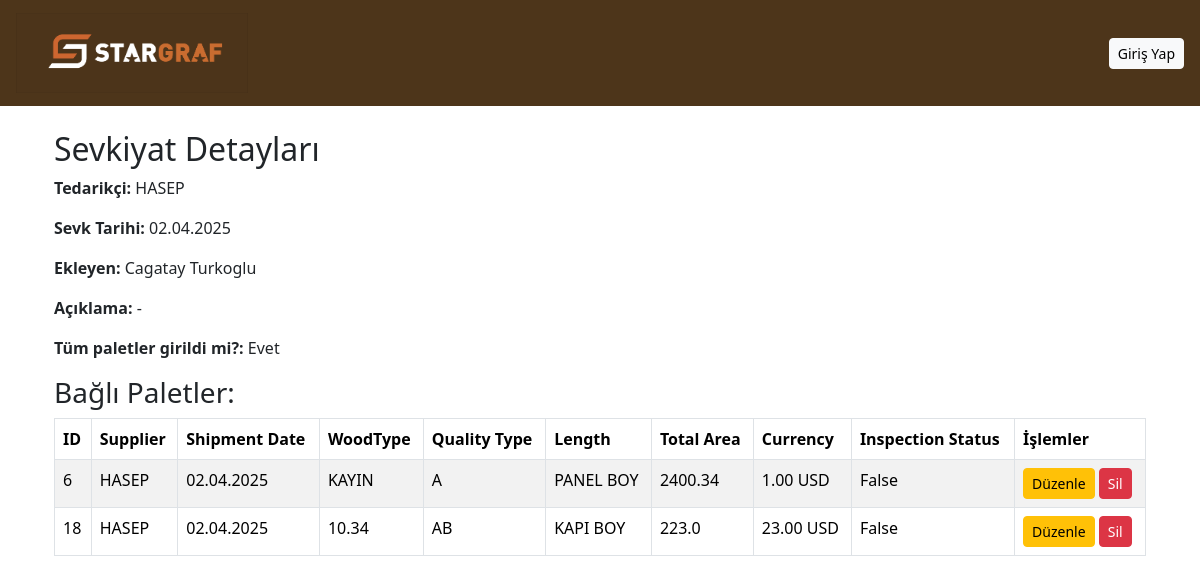
/shipment/4/, run on the app's committed database.
### core/models.py (models this page shows, shortened)
class Shipment(models.Model):
    supplier = models.ForeignKey(Supplier, on_delete=models.CASCADE, related_name="shipments", verbose_name="Tedarikçi")
    date = models.DateField(verbose_name="Tarih")
    note = models.TextField(blank=True, null=True, verbose_name="Açıklama")
    created_by = models.ForeignKey(User, on_delete=models.SET_NULL, null=True, related_name="created_shipments")
    created_at = models.DateTimeField(auto_now_add=True)
    updated_by = models.ForeignKey(User, on_delete=models.SET_NULL, null=True, related_name="updated_shipments")
    updated_at = models.DateTimeField(auto_now=True)
    is_filled = models.BooleanField(default=False, verbose_name="Tüm paletler girildi mi?")

class Supplier(models.Model):
    name = models.CharField(max_length=100, verbose_name="Tedarikçi Adı")
    country = models.CharField(max_length=100, blank=True, verbose_name="Ülke")
    phone = models.CharField(max_length=20, null=True, blank=True, verbose_name="Telefon")
    email = models.EmailField(blank=True, null=True, verbose_name="E-posta")
    note = models.TextField(blank=True, null=True, verbose_name="Not")
    created_by = models.ForeignKey(User, on_delete=models.SET_NULL, null=True, related_name="created_suppliers")
    created_at = models.DateTimeField(auto_now_add=True)
    updated_by = models.ForeignKey(User, on_delete=models.SET_NULL, null=True, related_name="updated_suppliers")
    updated_at = models.DateTimeField(auto_now=True)
    def __str__(self):
        return self.name

class Pallet(models.Model):
    shipment = models.ForeignKey("Shipment", on_delete=models.CASCADE, related_name="pallets", verbose_name="Sevkiyat")
    wood_type = models.ForeignKey("WoodType", on_delete=models.CASCADE, verbose_name="Ahşap Türü")
    supplier_quality_type = models.ForeignKey("SupplierQualityType", on_delete=models.SET_NULL, null=True, blank=True, verbose_name="Tedarikçi Kalitesi")
    length_group = models.ForeignKey("LengthGroup", on_delete=models.SET_NULL, null=True, blank=True, verbose_name="Uzunluk Grubu")
    barcode = models.CharField(max_length=100, unique=True)
    total_area = models.FloatField(verbose_name="Toplam Alan (m²)")
    unit_price = models.DecimalField(max_digits=10, decimal_places=2, verbose_name="Birim Fiyat")
    vat_rate = models.DecimalField(max_digits=5, decimal_places=2, verbose_name="KDV Oranı (%)")
    CURRENCY_CHOICES = [
        ('TRY', '₺ Türk Lirası'),
        ('USD', '$ Amerikan Doları'),
        ('EUR', '€ Euro'),
    ]
    currency = models.CharField(
        max_length=3,
        choices=CURRENCY_CHOICES,
        default='TRY',
        verbose_name="Para Birimi"
    )
    total_vat = models.DecimalField(max_digits=10, decimal_places=2, editable=False)
    total_price = models.DecimalField(max_digits=10, decimal_places=2, editable=False)
    total_price_with_vat = models.DecimalField(max_digits=10, decimal_places=2, editable=False)
    created_by = models.ForeignKey(User, on_delete=models.SET_NULL, null=True, related_name="created_pallets")
    created_at = models.DateTimeField(auto_now_add=True)
    inspected_by = models.ForeignKey(User, on_delete=models.SET_NULL, null=True, blank=True, related_name="inspected_pallets")
    inspected_at = models.DateTimeField(null=True, blank=True)
    updated_by = models.ForeignKey(User, on_delete=models.SET_NULL, null=True, related_name="updated_pallets")
    updated_at = models.DateTimeField(auto_now=True)
    is_inspected = models.BooleanField(default=False, verbose_name="Denetim Durumu")

class WoodType(models.Model):
    TYPE_CHOICES = [
        ('dogal', 'Doğal'),
        ('yapay', 'Yapay'),
    ]
    name = models.CharField(max_length=100, unique=True)
    wood_category = models.CharField(max_length=10, choices=TYPE_CHOICES, default='dogal')
    def __str__(self):
        return self.name

class SupplierQualityType(models.Model):
    name = models.CharField(max_length=50, unique=True)
    def __str__(self):
        return self.name

class LengthGroup(models.Model):
    name = models.CharField(max_length=50, unique=True)
    nominal_length = models.FloatField(help_text="Hesaplama için nominal uzunluk (cm)")
    is_dynamic_length = models.BooleanField(default=False, help_text="Kısa parça mı?")
    def __str__(self):
        return self.name

### core/views.py (the view)
# urls.py: path('shipment/<int:pk>/', views.ShipmentDetailView.as_view(), name='shipment_detail'),
class ShipmentDetailView(DetailView):
    model = Shipment
    template_name = 'core/shipment_detail.html'
    context_object_name = 'shipment'
    ordering = ['-id']
    def get_context_data(self, **kwargs):
        context = super().get_context_data(**kwargs)
        context['pallets'] = self.object.pallets.all()  # Sevkiyata bağlı paletler
        return context

### core/templates/core/shipment_detail.html
{% extends 'base.html' %}
{% block content %}
    <div class="container mt-4">
        <h2>Sevkiyat Detayları</h2>
        <p><strong>Tedarikçi:</strong> {{ shipment.supplier.name }}</p>
        <p><strong>Sevk Tarihi:</strong> {{ shipment.date|date:"d.m.Y" }}</p>
        <p><strong>Ekleyen:</strong> {{ shipment.created_by.first_name }} {{ shipment.created_by.last_name }}</p>
        <p><strong>Açıklama:</strong> {{ shipment.note|default:"-" }}</p>
        <p><strong>Tüm paletler girildi mi?:</strong> {{ shipment.is_filled|yesno:"Evet,Hayır" }}</p>
        <h3>Bağlı Paletler:</h3>
        {% if pallets %}
            <table class="table table-striped table-bordered">
                <thead>
                    <tr>
                        <th>ID</th>
                        <th>Supplier</th>
                        <th>Shipment Date</th>
                        <th>WoodType</th>
                        <th>Quality Type</th>
                        <th>Length</th>
                        <th>Total Area</th>
                        <th>Currency</th>
                        <th>Inspection Status</th>
                        <th>İşlemler</th>
                    </tr>
                </thead>
                <tbody>
                    {% for pallet in pallets %}
                        <tr>
                            <td>{{ pallet.id }}</td>
                            <td>{{ pallet.shipment.supplier }}</td>
                            <td>{{ pallet.shipment.date|date:"d.m.Y" }}</td>
                            <td>{{ pallet.wood_type }}</td>
                            <td>{{ pallet.supplier_quality_type }}</td>
                            <td>{{ pallet.length_group }}</td>
                            <td>{{ pallet.total_area }}</td>
                            <td>{{ pallet.unit_price }} {{ pallet.currency }}</td>
                            <td>{{ pallet.is_inspected }}</td>
                            <td>
                                <a href="{% url 'pallet_update' pallet.id %}" class="btn btn-warning btn-sm">Düzenle</a>
                                <a href="{% url 'pallet_delete' pallet.id %}" class="btn btn-danger btn-sm">Sil</a>
                            </td>
                        </tr>
                    {% endfor %}
                </tbody>
            </table>
        {% else %}
            <p>Bu sevkiyata bağlı palet bulunmamaktadır.</p>
        {% endif %}
    </div>
{% endblock %}

### core/templates/base.html (shortened to what this page needs)
<!DOCTYPE html>
<html lang="tr">
{% load static %}
<head>
    <link rel="stylesheet" href="https://cdn.jsdelivr.net/npm/bootstrap@5.3.3/dist/css/bootstrap.min.css">
</head>
<body>
    <nav class="navbar navbar-expand-lg px-3" style="background-color: rgb(77, 53, 26);">
        <a class="navbar-brand" href="/">
            <img src="{% static 'img/LOGO.png' %}" alt="Logo" height="80">
        </a>
        <div class="ms-auto d-flex align-items-center">
          {% if user.is_authenticated %}
            <span class="text-light me-3">
              Merhaba, {{ user.first_name }} {{ user.last_name }}
            </span>
            <a href="{% url 'logout' %}" class="btn btn-outline-light btn-sm">Çıkış Yap</a>
          {% else %}
            <a href="{% url 'login' %}" class="btn btn-light btn-sm">Giriş Yap</a>
          {% endif %}
        </div>
    </nav>
    <main class="container mt-4">
        {% block content %}
        {% endblock %}
    </main>
</body>
</html>

### data on the page
Shipment: supplier.name "HASEP", date "02.04.2025", created_by.first_name "Cagatay", created_by.last_name "Turkoglu", note "-", is_filled "Evet"
Pallet: id "6", shipment.supplier "HASEP", shipment "02.04.2025", wood_type "KAYIN", supplier_quality_type "A", length_group "PANEL BOY", total_area "2400.34", unit_price "1.00", currency "USD", is_inspected "False"
Pallet: id "18", shipment.supplier "HASEP", shipment "02.04.2025", wood_type "10.34", supplier_quality_type "AB", length_group "KAPI BOY", total_area "223.0", unit_price "23.00", currency "USD", is_inspected "False"
